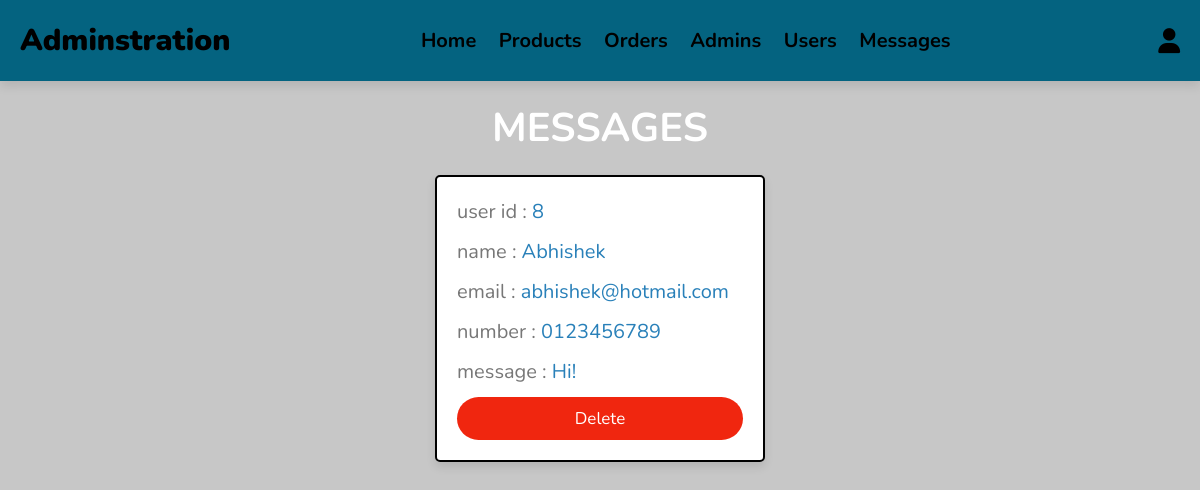
The page /admin/messages.php (signed in) on the database its author committed.
### tables this page shows
CREATE TABLE `messages` (
  `id` int(100) NOT NULL,
  `user_id` int(100) NOT NULL,
  `name` varchar(100) NOT NULL,
  `email` varchar(100) NOT NULL,
  `number` varchar(12) NOT NULL,
  `message` varchar(500) NOT NULL
);

### admin/messages.php (the view, shortened to what this page needs)
<?php
include '../components/connect.php';
?>
<!DOCTYPE html>
<html lang="en">
<head>
   <link rel="stylesheet" href="https://cdnjs.cloudflare.com/ajax/libs/font-awesome/6.1.1/css/all.min.css">
   <link rel="stylesheet" href="../css/admin_style.css">
</head>
<body>
<?php include '../components/admin_header.php'; ?>
<section class="contacts">
<h1 class="heading">messages</h1>
<div class="box-container">
   <?php
      $select_messages = $conn->prepare("SELECT * FROM `messages`");
      $select_messages->execute();
      if($select_messages->rowCount() > 0){
         while($fetch_message = $select_messages->fetch(PDO::FETCH_ASSOC)){
   ?>
   <div class="box">
   <p> user id : <span><?= $fetch_message['user_id']; ?></span></p>
   <p> name : <span><?= $fetch_message['name']; ?></span></p>
   <p> email : <span><?= $fetch_message['email']; ?></span></p>
   <p> number : <span><?= $fetch_message['number']; ?></span></p>
   <p> message : <span><?= $fetch_message['message']; ?></span></p>
   <a href="messages.php??delete=<?= $fetch_message['id']; ?>" onclick="return confirm('delete this message?');" class="delete-btn">delete</a>
   </div>
   <?php
         }
      }else{
         echo '<p class="empty">you have no messages</p>';
      }
   ?>
</div>
</section>
</body>
</html>

### css/admin_style.css (style rules this page uses)
:root { --main-color:#2980b9; --orange:#f39c12; --red:#f0260f; --black:#000000; --white:#fff; --light-color:#777; --light-bg:#f5f5f5; --header:#046380; --border:.2rem solid var(--black); --box-shadow:0 .5rem 1rem rgba(0,0,0,.1); }
* { font-family: 'Nunito', sans-serif; margin:0; padding:0; box-sizing: border-box; outline: none; border:none; text-decoration: none; }
html { font-size: 62.5%; overflow-x: hidden; }
body { background-color: #c7c7c7; }
section { padding:2rem; max-width: 1200px; margin:0 auto; }
.heading { font-size: 4rem; color:var(--white); margin-bottom: 2rem; text-align: center; text-transform: uppercase; }
.btn, .delete-btn, .option-btn { display: block; width: 100%; margin: 0 auto; margin-top: 1rem; border-radius: 3rem; padding:1rem 3rem; font-size: 1.7rem; text-transform: capitalize; color:var(--white); cursor: pointer; text-align: center; }
.delete-btn { background-color: var(--red); }
.contacts .box-container { display: grid; grid-template-columns: repeat(auto-fit, 33rem); gap:1.5rem; align-items: flex-start; justify-content: center; }
.contacts .box-container .box { padding:2rem; padding-top: 1rem; border-radius: .5rem; border:var(--border); background-color: var(--white); box-shadow: var(--box-shadow); }
.contacts .box-container .box p { line-height: 1.5; font-size: 2rem; color:var(--light-color); margin:1rem 0; }
.contacts .box-container .box p span { color:var(--main-color); }

### rows shown on the page
messages: user "8", name "Abhishek", email "abhishek@hotmail.com", number "0123456789", message "Hi!"
